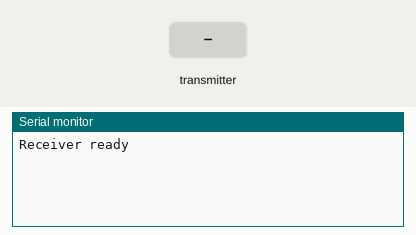
Simulated run of this sketch. Board: ESP32. Shown: the last lines printed to the serial monitor. Inputs (shaded band) come from the test bench.

Above: at 2.2 s.
2.3 s: the transmitter starts sending mode = 0
At 2.66 s:
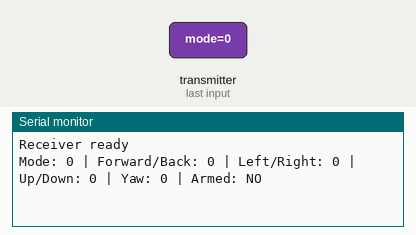
4.3 s: the transmitter starts sending armed = 1
At 4.66 s:
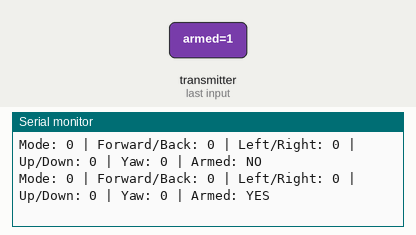
6.3 s: the transmitter starts sending forwardBack = 1024
At 6.66 s:
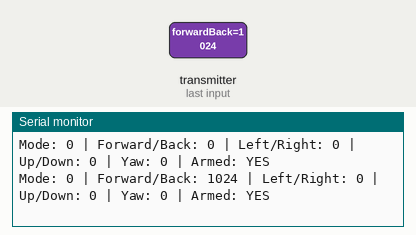
7.8 s: the transmitter starts sending leftRight = 1024
At 8.16 s:
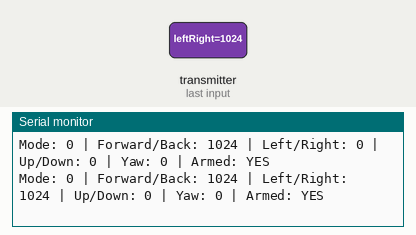
9.3 s: the transmitter starts sending upDown = 1024
At 9.66 s:
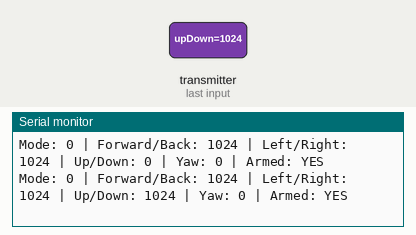
10.8 s: the transmitter starts sending yaw = 1024
At 11.16 s:
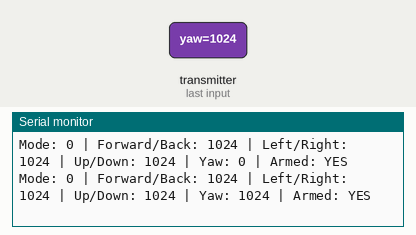

Measured:
- after the input at 2.3 s, the serial monitor: prints a new line after 0.05 s (image 1)
- after the input at 4.3 s, the serial monitor: prints a new line after 0.05 s (image 2)
- after the input at 6.3 s, the serial monitor: prints a new line after 0.05 s (image 3)
- after the input at 7.8 s, the serial monitor: prints a new line after 0.05 s (image 4)
- after the input at 9.3 s, the serial monitor: prints a new line after 0.05 s (image 5)
- after the input at 10.8 s, the serial monitor: prints a new line after 0.05 s (image 6)

The sketch:

receiver_display.ino
```cpp
/*
  ESP32 Glove Drone Controller - Receiver Display

  Receives real glove control data from the glove ESP32 using ESP-NOW.
  Prints Mode, Forward/Back, Left/Right, Up/Down, Yaw, and Armed state.
*/

#include <WiFi.h>
#include <esp_now.h>

// Data structure must match the transmitter exactly
typedef struct ControlData {
  int mode;
  int forwardBack;
  int leftRight;
  int upDown;
  int yaw;
  bool armed;
} ControlData;

ControlData receivedData;

void onDataReceive(const esp_now_recv_info_t *info, const uint8_t *incomingData, int len) {
  memcpy(&receivedData, incomingData, sizeof(receivedData));

  Serial.print("Mode: ");
  Serial.print(receivedData.mode);

  Serial.print(" | Forward/Back: ");
  Serial.print(receivedData.forwardBack);

  Serial.print(" | Left/Right: ");
  Serial.print(receivedData.leftRight);

  Serial.print(" | Up/Down: ");
  Serial.print(receivedData.upDown);

  Serial.print(" | Yaw: ");
  Serial.print(receivedData.yaw);

  Serial.print(" | Armed: ");
  Serial.println(receivedData.armed ? "YES" : "NO");
}

void setup() {
  Serial.begin(115200);
  delay(1000);

  WiFi.mode(WIFI_STA);

  if (esp_now_init() != ESP_OK) {
    Serial.println("ESP-NOW init failed");
    return;
  }

  esp_now_register_recv_cb(onDataReceive);

  Serial.println("Receiver ready");
}

void loop() {
  // Data is handled by onDataReceive()
}
```
